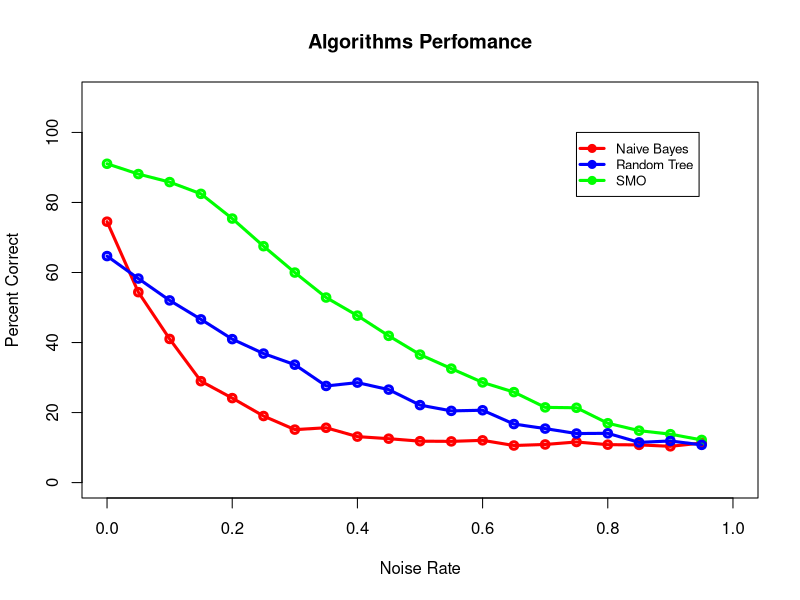
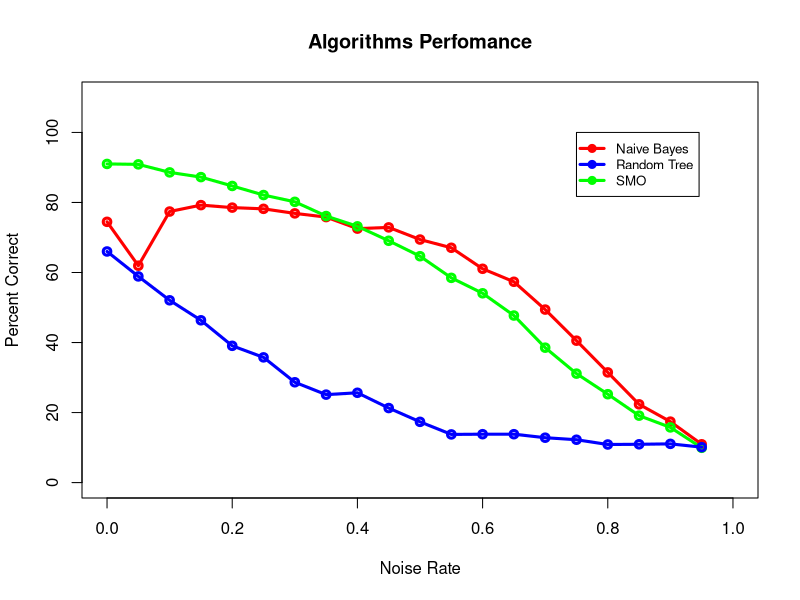

Source code (R) for these figures, in order:
#Check Session -> Set Working Directory -> To Source File Location
results <- read.csv("Comparasion_results_with_unnoised.csv")
noiseRates = 0:19
noiseRates <- noiseRates / 20
pdf("graphics/Perf_unnoised.pdf", 8, 5)
plot(noiseRates,results$NaiveBayes, ann=FALSE, xlim=range(c(0.0, 1.0)), ylim=range(c(0, 110)), type='o', lwd=3, col="red")
lines(noiseRates, results$SMO, lwd=3, col="green", type='o')
lines(noiseRates, results$RandomTree, lwd=3, col="blue", type='o')
legend(0.75, 100, c("Naive Bayes", "Random Tree", "SMO"), cex=0.8, col=c("red", "blue", "green"), pch=21, lty=1, lwd=3);
title(xlab="Noise Rate", ylab="Percent Correct", main="Algorithms Perfomance")
dev.off()

results <- read.csv("Comparasion_results.csv")
pdf("graphics/Perf_noised.pdf", 8, 5)
plot(noiseRates,results$NaiveBayes, ann=FALSE, xlim=range(c(0.0, 1.0)), ylim=range(c(0, 110)), type='o', lwd=3, col="red")
lines(noiseRates, results$SMO, lwd=3, col="green", type='o')
lines(noiseRates, results$RandomTree, lwd=3, col="blue", type='o')
legend(0.75, 100, c("Naive Bayes", "Random Tree", "SMO"), cex=0.8, col=c("red", "blue", "green"), pch=21, lty=1, lwd=3);
title(xlab="Noise Rate", ylab="Percent Correct", main="Algorithms Perfomance")
dev.off()